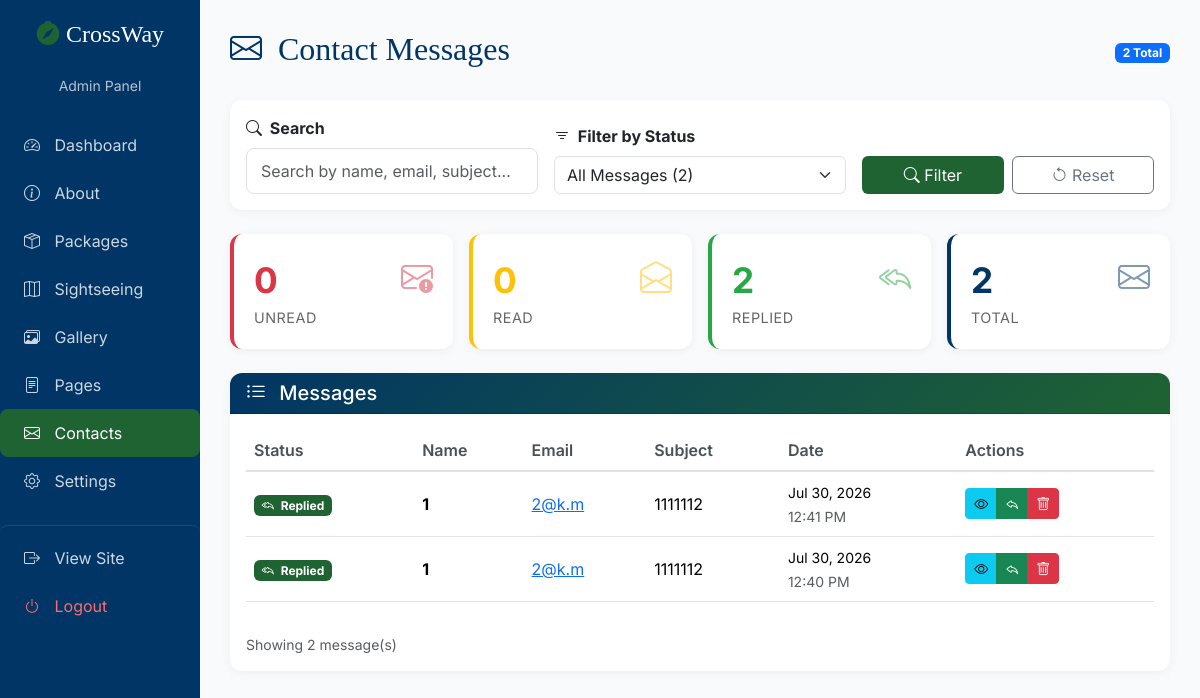
/admin/contacts.php (signed in), run on the app's committed database.
### tables this page shows
CREATE TABLE `contacts` (
  `id` int(11) NOT NULL,
  `name` varchar(100) NOT NULL,
  `email` varchar(100) NOT NULL,
  `phone` varchar(20) DEFAULT NULL,
  `subject` varchar(255) NOT NULL,
  `message` text NOT NULL,
  `submitted_at` timestamp NOT NULL DEFAULT current_timestamp(),
  `status` enum('unread','read','replied') DEFAULT 'unread'
);

### admin/contacts.php (the view, shortened to what this page needs)
<?php
require_once '../config/database.php';
$status_filter = isset($_GET['status']) ? $_GET['status'] : 'all';
$search_term = isset($_GET['search']) ? trim($_GET['search']) : '';
$query = "SELECT * FROM contacts WHERE 1=1";
$params = [];
$query .= " ORDER BY submitted_at DESC";
$stmt = $pdo->prepare($query);
$stmt->execute($params);
$contacts = $stmt->fetchAll();
$total_count = $pdo->query("SELECT COUNT(*) FROM contacts")->fetchColumn();
$read_count = $pdo->query("SELECT COUNT(*) FROM contacts WHERE status = 'read'")->fetchColumn();
$replied_count = $pdo->query("SELECT COUNT(*) FROM contacts WHERE status = 'replied'")->fetchColumn();
include 'header.php';
?>
<div class="d-flex justify-content-between align-items-center mb-4">
    <h2 class="brand-font" style="color: var(--primary-blue);">
        <i class="bi bi-envelope me-2"></i> Contact Messages
    </h2>
    <span class="badge bg-primary"><?php echo $total_count; ?> Total</span>
</div>
<div class="card mb-4">
    <div class="card-body">
        <form method="GET" action="" class="row g-3 align-items-end">
            <div class="col-md-4">
                <label class="form-label fw-bold"><i class="bi bi-search me-1"></i> Search</label>
                <input type="text" name="search" class="form-control" placeholder="Search by name, email, subject..." value="<?php echo htmlspecialchars($search_term); ?>">
            </div>
            <div class="col-md-4">
                <label class="form-label fw-bold"><i class="bi bi-filter me-1"></i> Filter by Status</label>
                <select name="status" class="form-select">
                    <option value="all" <?php echo $status_filter == 'all' ? 'selected' : ''; ?>>All Messages (<?php echo $total_count; ?>)</option>
                </select>
            </div>
            <div class="col-md-4">
                <div class="d-flex gap-2">
                    <button type="submit" class="btn btn-primary-green w-50">
                        <i class="bi bi-search"></i> Filter
                    </button>
                    <a href="contacts.php" class="btn btn-outline-secondary w-50">
                        <i class="bi bi-arrow-counterclockwise"></i> Reset
                    </a>
                </div>
            </div>
        </form>
    </div>
</div>
<div class="row g-3 mb-4">
    <div class="col-md-3 col-sm-6">
        <div class="stat-card" style="border-left-color: #dc3545;">
            <div class="d-flex justify-content-between align-items-start">
                <div>
                    <div class="stat-number" style="color: #dc3545;"><?php echo $unread_count; ?></div>
                    <div class="stat-label">Unread</div>
                </div>
                <div class="stat-icon" style="color: #dc3545; opacity: 0.5;"><i class="bi bi-envelope-exclamation"></i></div>
            </div>
        </div>
    </div>
    <div class="col-md-3 col-sm-6">
        <div class="stat-card" style="border-left-color: #ffc107;">
            <div class="d-flex justify-content-between align-items-start">
                <div>
                    <div class="stat-number" style="color: #ffc107;"><?php echo $read_count; ?></div>
                    <div class="stat-label">Read</div>
                </div>
                <div class="stat-icon" style="color: #ffc107; opacity: 0.5;"><i class="bi bi-envelope-open"></i></div>
            </div>
        </div>
    </div>
    <div class="col-md-3 col-sm-6">
        <div class="stat-card" style="border-left-color: #28a745;">
            <div class="d-flex justify-content-between align-items-start">
                <div>
                    <div class="stat-number" style="color: #28a745;"><?php echo $replied_count; ?></div>
                    <div class="stat-label">Replied</div>
                </div>
                <div class="stat-icon" style="color: #28a745; opacity: 0.5;"><i class="bi bi-reply-all"></i></div>
            </div>
        </div>
    </div>
    <div class="col-md-3 col-sm-6">
        <div class="stat-card" style="border-left-color: var(--primary-blue);">
            <div class="d-flex justify-content-between align-items-start">
                <div>
                    <div class="stat-number" style="color: var(--primary-blue);"><?php echo $total_count; ?></div>
                    <div class="stat-label">Total</div>
                </div>
                <div class="stat-icon" style="color: var(--primary-blue); opacity: 0.5;"><i class="bi bi-envelope"></i></div>
            </div>
        </div>
    </div>
</div>
<div class="card">
    <div class="card-header" style="background: linear-gradient(135deg, var(--primary-blue), var(--primary-green)); color: white;">
        <h5 class="mb-0"><i class="bi bi-list-ul me-2"></i> Messages</h5>
    </div>
    <div class="card-body">
        <?php if(empty($contacts)): ?>
        <div class="text-center py-5">
            <i class="bi bi-inbox fs-1 text-muted d-block mb-3"></i>
            <h5>No messages found</h5>
            <p class="text-muted"><?php echo !empty($search_term) || $status_filter != 'all' ? 'Try adjusting your search or filter criteria.' : 'No messages have been submitted yet.'; ?></p>
        </div>
        <?php else: ?>
        <div class="table-responsive">
            <table class="table table-hover">
                <thead>
                    <tr>
                        <th>Status</th>
                        <th>Name</th>
                        <th>Email</th>
                        <th>Subject</th>
                        <th>Date</th>
                        <th>Actions</th>
                    </tr>
                </thead>
                <tbody>
                    <?php foreach($contacts as $contact): ?>
                    <tr class="<?php echo $contact['status'] == 'unread' ? 'table-warning' : ''; ?>">
                        <td>
                            <span class="badge <?php
                                echo $contact['status'] == 'unread' ? 'bg-danger' :
                                    ($contact['status'] == 'read' ? 'bg-warning text-dark' : 'bg-success');
                            ?>">
                                <?php if($contact['status'] == 'unread'): ?>
                                <i class="bi bi-envelope-exclamation me-1"></i>
                                <?php elseif($contact['status'] == 'read'): ?>
                                <i class="bi bi-envelope-open me-1"></i>
                                <?php else: ?>
                                <i class="bi bi-reply-all me-1"></i>
                                <?php endif; ?>
                                <?php echo ucfirst($contact['status']); ?>
                            </span>
                        </td>
                        <td><strong><?php echo htmlspecialchars($contact['name']); ?></strong></td>
                        <td><a href="mailto:<?php echo htmlspecialchars($contact['email']); ?>"><?php echo htmlspecialchars($contact['email']); ?></a></td>
                        <td><?php echo htmlspecialchars($contact['subject']); ?></td>
                        <td>
                            <small><?php echo date('M j, Y', strtotime($contact['submitted_at'])); ?></small>
                            <br><small class="text-muted"><?php echo date('g:i A', strtotime($contact['submitted_at'])); ?></small>
                        </td>
                        <td>
                            <div class="btn-group btn-group-sm">
                                <button type="button" class="btn btn-info" data-bs-toggle="modal" data-bs-target="#messageModal<?php echo $contact['id']; ?>" title="View">
                                    <i class="bi bi-eye"></i>
                                </button>
                                <a href="?reply=<?php echo $contact['id']; ?>" class="btn btn-success" title="Mark as Replied">
                                    <i class="bi bi-reply"></i>
                                </a>
                                <a href="?delete=<?php echo $contact['id']; ?>" class="btn btn-danger" title="Delete" onclick="return confirm('Are you sure you want to delete this message?')">
                                    <i class="bi bi-trash"></i>
                                </a>
                            </div>
                        </td>
                    </tr>
                    <?php endforeach; ?>
                </tbody>
            </table>
        </div>
        <div class="d-flex justify-content-between align-items-center mt-3">
            <small class="text-muted">Showing <?php echo count($contacts); ?> message(s)</small>
        </div>
        <?php endif; ?>
    </div>
</div>
<?php include 'footer.php'; ?>

### admin/header.php (style rules this page uses)
:root { --primary-green: #1f6332; --primary-blue: #013565; --green-light: #e6f0e8; --blue-light: #e3edf5; }
* { margin: 0; padding: 0; box-sizing: border-box; }
body { font-family: 'Inter', sans-serif; background: #f8fafc; color: #1e2b2f; }
.brand-font { font-family: 'Playfair Display', serif; }
.stat-card { background: white; padding: 20px; border-radius: 12px; border-left: 4px solid var(--primary-green); box-shadow: 0 2px 10px rgba(0,0,0,0.05); transition: 0.3s; }
.stat-number { font-size: 2.2rem; font-weight: 700; color: var(--primary-blue); }
.stat-label { color: #666; font-size: 0.9rem; text-transform: uppercase; letter-spacing: 0.5px; }
.stat-icon { font-size: 2rem; color: var(--primary-green); opacity: 0.5; }
.btn-primary-green { background: var(--primary-green); color: white; border: none; transition: 0.3s; }
.table th { font-weight: 600; color: #495057; border-bottom: 2px solid #dee2e6; }
.table td { vertical-align: middle; }
.card { border: none; border-radius: 12px; box-shadow: 0 2px 10px rgba(0,0,0,0.05); transition: 0.3s; }
.card-header { border-radius: 12px 12px 0 0 !important; font-weight: 600; }
.form-control { border-radius: 8px; border-color: #e0e0e0; padding: 10px 14px; transition: 0.3s; }
.badge.bg-success { background: var(--primary-green) !important; }

### admin/contacts.php (style rules this page uses)
.stat-card { background: white; padding: 20px; border-radius: 12px; border-left: 4px solid var(--primary-green); box-shadow: 0 2px 10px rgba(0,0,0,0.05); transition: 0.3s; }
.stat-number { font-size: 2.2rem; font-weight: 700; }
.stat-label { color: #666; font-size: 0.9rem; text-transform: uppercase; letter-spacing: 0.5px; }
.stat-icon { font-size: 2rem; opacity: 0.5; }
.btn-primary-green { background: var(--primary-green); color: white; border: none; transition: 0.3s; }

### data on the page
contacts: status "Replied", name "1", email "2@k.m", subject "1111112", submitted_at "Jul 30, 2026", submitted_at "12:41 PM"
contacts: status "Replied", name "1", email "2@k.m", subject "1111112", submitted_at "Jul 30, 2026", submitted_at "12:40 PM"

### other printed values
$total_count "2"
$unread_count "0"
$read_count "0"
$replied_count "2"
count($contacts) "2"
